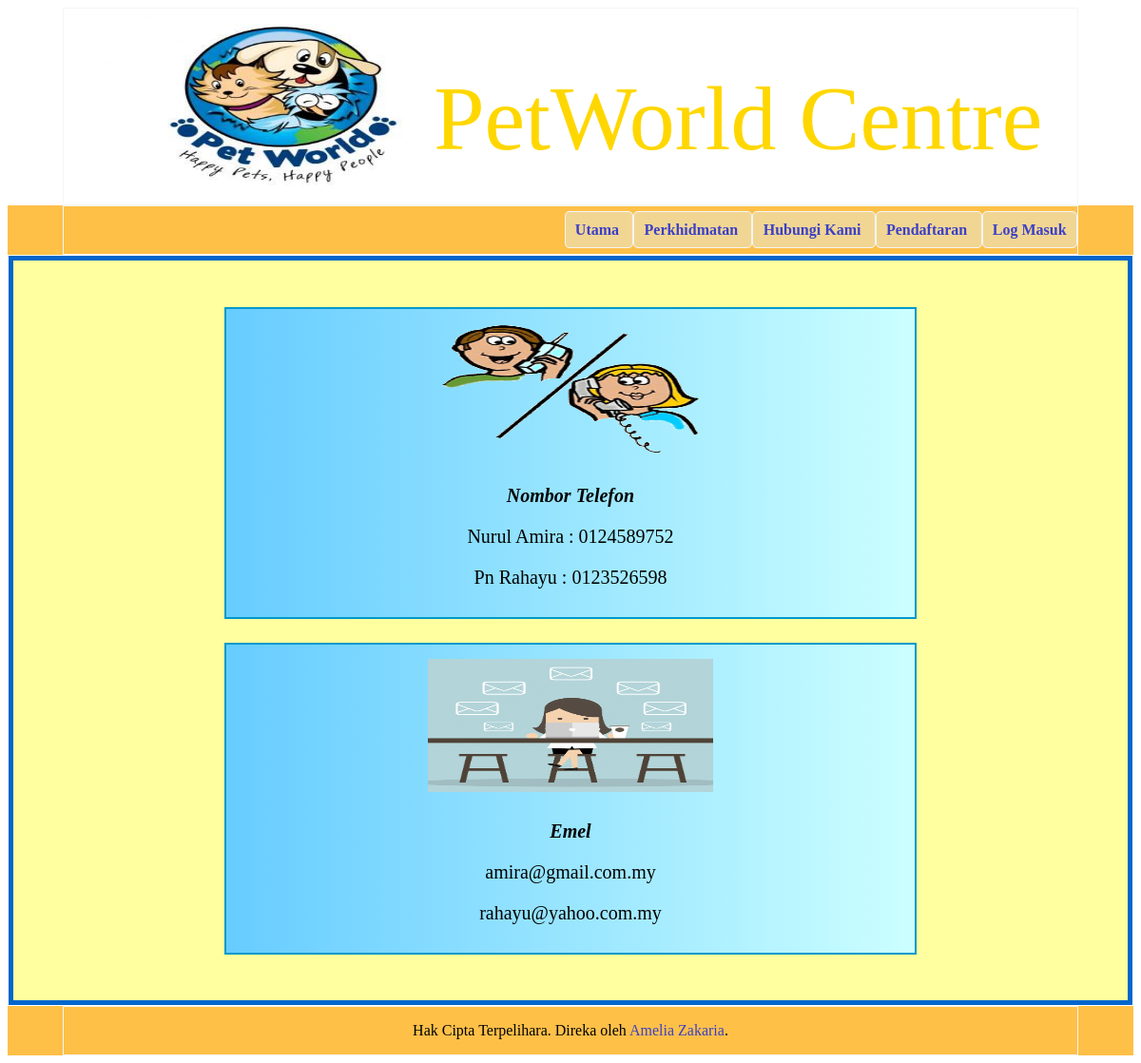
The page /Pelanggan/contact.php on the database its author committed.
### tables this page shows
CREATE TABLE `urussyarikat` (
  `idSyarikat` int(6) NOT NULL,
  `Jenis_maklumat` text NOT NULL,
  `Butiran1` text NOT NULL,
  `Butiran2` text NOT NULL,
  `Butiran3` text NOT NULL
);

### Pelanggan/contact.php (the view, shortened to what this page needs)
<!DOCTYPE html>
<html lang="en">
<head>
    <link rel="stylesheet" href="css/contact.css">
</head>
<body>
    <section class="header">
        <div class="container">
            <div class="logo">
                <img src="images/logo.jpg" alt="PetWorld Logo" class="img-responsive">
            </div>
            <div class="pet">
            PetWorld Centre
            </div>
        </div>
    </section>
      <section class="nav">
        <div class="container">
            <div class="navigation text-right">
                <ul>
                    <li>
                        <a href="index.php">Utama</a>
                    </li>
                    <li>
                        <a href="service.php">Perkhidmatan</a>
                    </li>
                    <li>
                        <a href="contact.php">Hubungi Kami</a>
                    </li>
                    <li>
                        <a href="daftar.php">Pendaftaran</a>
                    </li>
                    <li>
                        <a href="logmasuk.php">Log Masuk</a>
                    </li>
                </ul>
            </div>
        </div>
    </section>
        <section id="contact" style="background-color: #ffff9f; padding: 2% 0;" >
<?php
include "db.php";
$query = "SELECT * FROM urussyarikat";
$result = mysqli_query($con, $query);
while ($row = mysqli_fetch_array($result)) {
        echo "<div id='img_div'>";
       if($row['Jenis_maklumat']=='Nombor Telefon'){
            echo  "<center><img src='images/call.gif' ></center>";
            echo "<p><center><b><i>". $row['Jenis_maklumat']."</i></b></center></p>" ;
            echo "<p><center>". $row['Butiran1']."</center></p>" ;
            echo "<p><center>". $row['Butiran2']."</center></p>" ;
            echo "<p><center>". $row['Butiran3']."</center></p>" ;}
        elseif ($row['Jenis_maklumat']=='Emel') {
            echo  "<center><img src='images/email.jpg' ></center>";
            echo "<p><center><b><i>". $row['Jenis_maklumat']."</i></b></center></p>" ;
            echo "<p><center>". $row['Butiran1']."</center></p>" ;
            echo "<p><center>". $row['Butiran2']."</center></p>" ;
            echo "<p><center>". $row['Butiran3']."</center></p>" ;}
        elseif ($row['Jenis_maklumat']=='Alamat') {
                echo  "<center><img src='images/address.png' ></center>";
                echo "<p><center><b><i>". $row['Jenis_maklumat']."</i></b></center></p>" ;
                echo "<p><center>". $row['Butiran1']."</center></p>" ;
                echo "<p><center>". $row['Butiran2']."</center></p>" ;
                echo "<p><center>". $row['Butiran3']."</center></p>" ;}
                else {
                }
      echo "</div>";
}
?>
        </section>
    <Section class="footer">
        <div class="container">
            <p class="footertxt">Hak Cipta Terpelihara. Direka oleh <a href="#">Amelia Zakaria</a>.</p>
        </div>
    </Section>
</body>
</html>

### Pelanggan/css/contact.css (style rules this page uses)
.container { border: 0.1px solid whitesmoke ; width :90%; margin: 0 auto; }
.logo { float: left; }
.img-responsive { margin-left: 10%; width: 4in; height: 2in; }
.pet { font-family:Cambria, Cochin, Georgia, Times, 'Times New Roman', serif; font-size: 1in; text-align: justify; padding-top: 60px; color: gold; }
.nav { background-color: #ffc048; }
a { color : #3c40c6; text-decoration: none; }
.text-right { text-align: right; }
.navigation ul { list-style-type: none; }
.navigation ul li { display: inline; padding: 1%; font-weight: bold; background-color: #f1d693; border: 1px solid whitesmoke; border-radius: 5px }
.footertxt { text-align: center; }
.footer { background-color:#ffc048 ; }

### Pelanggan/contact.php (style rules this page uses)
#contact { width: 99%; margin: 1px auto; border: 5px solid #0066cc; }
#img_div { width: 60%; padding: 10px; margin: 25px auto; border: 2px solid #0099cc; background:linear-gradient(to right, #66ccff 0%, #ccffff 100%); #87bdd8; font-size: 15pt; }
#img_div:after { content: ""; display: block; clear: both; }
img { float: center; margin: 5px; width: 300px; height: 140px; }

### rows shown on the page
urussyarikat: Jenis_maklumat "Nombor Telefon", Butiran1 "Nurul Amira : 0124589752", Butiran2 "Pn Rahayu : 0123526598"
urussyarikat: Jenis_maklumat "Emel", Butiran1 "amira@gmail.com.my", Butiran2 "rahayu@yahoo.com.my"
